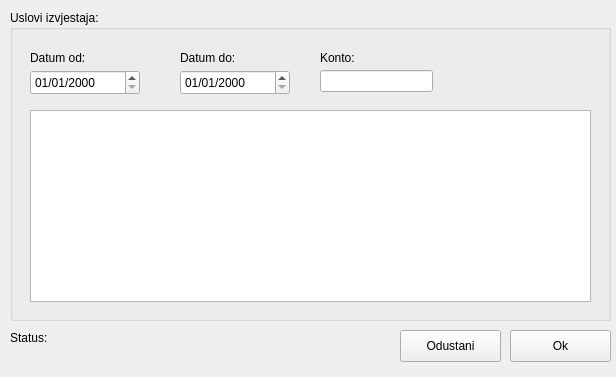
<?xml version="1.0" encoding="UTF-8"?>
<ui version="4.0">
 <comment>This file is part of the xTuple ERP: PostBooks Edition, a free and
open source Enterprise Resource Planning software suite,
Copyright (c) 1999-2010 by OpenMFG LLC, d/b/a xTuple.
It is licensed to you under the Common Public Attribution License
version 1.0, the full text of which (including xTuple-specific Exhibits)
is available at www.xtuple.com/CPAL.  By using this software, you agree
to be bound by its terms.</comment>
 <class>subanSpecif</class>
 <widget class="QWidget" name="subanSpecif">
  <property name="geometry">
   <rect>
    <x>0</x>
    <y>0</y>
    <width>616</width>
    <height>377</height>
   </rect>
  </property>
  <property name="windowTitle">
   <string>Subanaliticka specifikacija</string>
  </property>
  <widget class="QGroupBox" name="groupBox">
   <property name="geometry">
    <rect>
     <x>10</x>
     <y>10</y>
     <width>601</width>
     <height>311</height>
    </rect>
   </property>
   <property name="title">
    <string>Uslovi izvjestaja:</string>
   </property>
   <widget class="QDateEdit" name="_dateTo">
    <property name="geometry">
     <rect>
      <x>170</x>
      <y>60</y>
      <width>110</width>
      <height>25</height>
     </rect>
    </property>
    <property name="displayFormat">
     <string>dd/MM/yyyy</string>
    </property>
   </widget>
   <widget class="QDateEdit" name="_dateFrom">
    <property name="geometry">
     <rect>
      <x>20</x>
      <y>60</y>
      <width>110</width>
      <height>25</height>
     </rect>
    </property>
    <property name="displayFormat">
     <string>dd/MM/yyyy</string>
    </property>
   </widget>
   <widget class="QLabel" name="label">
    <property name="geometry">
     <rect>
      <x>20</x>
      <y>40</y>
      <width>62</width>
      <height>16</height>
     </rect>
    </property>
    <property name="text">
     <string>Datum od:</string>
    </property>
   </widget>
   <widget class="QLabel" name="label_2">
    <property name="geometry">
     <rect>
      <x>170</x>
      <y>40</y>
      <width>62</width>
      <height>16</height>
     </rect>
    </property>
    <property name="text">
     <string>Datum do:</string>
    </property>
   </widget>
   <widget class="QLineEdit" name="_idKonto">
    <property name="geometry">
     <rect>
      <x>310</x>
      <y>60</y>
      <width>113</width>
      <height>22</height>
     </rect>
    </property>
   </widget>
   <widget class="QLabel" name="label_3">
    <property name="geometry">
     <rect>
      <x>310</x>
      <y>40</y>
      <width>62</width>
      <height>16</height>
     </rect>
    </property>
    <property name="text">
     <string>Konto:</string>
    </property>
   </widget>
   <widget class="XTreeView" name="_view">
    <property name="geometry">
     <rect>
      <x>20</x>
      <y>100</y>
      <width>561</width>
      <height>192</height>
     </rect>
    </property>
   </widget>
  </widget>
  <widget class="QPushButton" name="_btnOk">
   <property name="geometry">
    <rect>
     <x>510</x>
     <y>330</y>
     <width>101</width>
     <height>32</height>
    </rect>
   </property>
   <property name="text">
    <string>Ok</string>
   </property>
  </widget>
  <widget class="QPushButton" name="_btnCancel">
   <property name="geometry">
    <rect>
     <x>400</x>
     <y>330</y>
     <width>101</width>
     <height>32</height>
    </rect>
   </property>
   <property name="text">
    <string>Odustani</string>
   </property>
  </widget>
  <widget class="QLabel" name="_lblStatus">
   <property name="geometry">
    <rect>
     <x>10</x>
     <y>330</y>
     <width>371</width>
     <height>16</height>
    </rect>
   </property>
   <property name="text">
    <string>Status:</string>
   </property>
  </widget>
 </widget>
 <customwidgets>
  <customwidget>
   <class>XTreeView</class>
   <extends>QTreeView</extends>
   <header>xtreeview.h</header>
  </customwidget>
 </customwidgets>
 <resources/>
 <connections/>
</ui>
